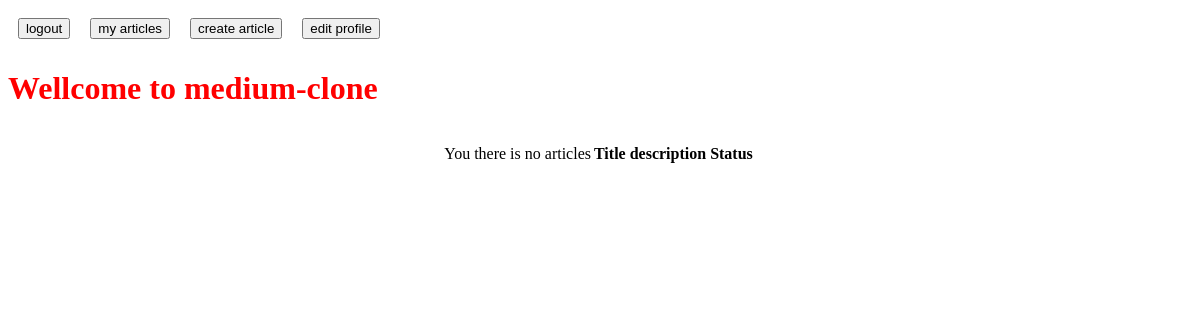
The app's page / (signed in), older data.
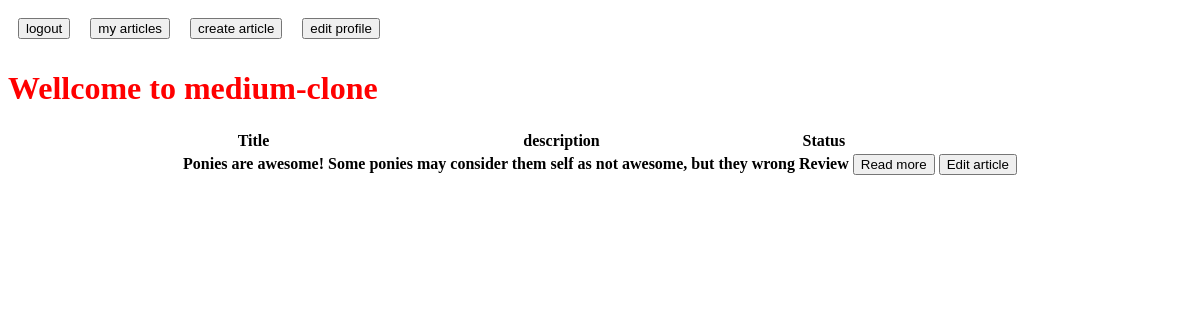
The same page, newer data.
### post_app/models.py (models this page shows)
class PostArticle(models.Model):
    title = models.CharField(max_length=64)
    description = models.CharField(max_length=128)
    text = models.CharField(max_length=1024)
    category = models.ForeignKey('Category', null=True, on_delete=models.SET_NULL)
    status = models.ForeignKey('Status', null=True, on_delete=models.SET_NULL)
    user = models.ForeignKey(User, null=True, on_delete=models.CASCADE)

class Status(models.Model):
    name = models.CharField(max_length=64)
    def __str__(self):
        return '{}'.format(self.name)

### post_app/views.py (the view)
class ArticleList(ListView):
    model = PostArticle
    template_name = 'post_app/post_list.html'
    context_object_name = 'article-list'
    paginate_by = 10
    def get_queryset(self):
        return self.model.objects.all()

### post_app/templates/post_app/post_list.html (shortened to what this page needs)
{% extends "global_templates/base.html" %}
{% block body %}
    <table>
    <tr>
        <th>Title</th> <th>description</th>
        <th>Status</th>
    </tr>
        {% for obj in object_list %}
            {% if obj.status == 'Live' or user == obj.user %}
                <tr>
                    <th>{{ obj.title }}</th>
                    <th>{{ obj.description }}</th>
                    <th>{{ obj.status }}</th>
                    <th>
                        <form action="{% url 'show-article' pk=obj.pk %}">
                            <input type='submit' value='Read more' >
                        </form>
                    </th>
                    <th>
                        {%  if user == obj.user %}
                            <form action="{% url 'article-edit' pk=obj.pk %}">
                                <input type='submit' value='Edit article' >
                            </form>
                        {% endif %}
                    </th>
                </tr>
            {% endif %}
        {% endfor %}
        {% if not object_list %}
            <p>You there is no articles</p>
        {% endif %}
    </table>
{% endblock %}

### global_templates/global_templates/base.html (shortened to what this page needs)
<!DOCTYPE html>
{% load static %}
<html lang="en">
<head>
    <link rel="stylesheet" href="{% static 'css/main.css' %} ">
</head>
<body>
<header>
    <nav>
        {% include 'global_templates/pagination.html' %}
    </nav>
</header>
<h1>Wellcome to medium-clone</h1>
    <div class="container">
        {% block body %}
        {% endblock %}
    </div>
</body>
</html>

### global_templates/global_templates/pagination.html
    {% if not user.is_authenticated %}
        <form action="{% url 'login' %}" method="GET">
            <input type="submit" value="login">
        </form>
        <form action="{% url 'register' %}" method="GET">
            <input type="submit" value="register">
        </form>
    {% else %}
        <form action="{% url 'logout' %}" method="GET">
            <input type="submit" value="logout">
        </form>
        <form action="{% url 'own-article-list' %}" method="GET">
            <input type="submit" value="my articles">
        </form>
        <form action="{% url 'article-create' %}" method="GET">
            <input type="submit" value="create article">
        </form>
        <form action="{% url 'edit-profile' %}" method="GET">
            <input type="submit" value="edit profile">
        </form>
    {% endif %}

### static/main/css/main.css (style rules this page uses)
h1 { color:red; }
nav { display: flex; }
nav form { padding: 10px; }
table { border: collapsed; }
.container { display: flex; justify-content: center; }

Row changes from the older to the newer data that the page shows:
added PostArticle: title "Ponies are awesome!", description "Some ponies may consider them self as not awesome, but they wrong", status "Review"
Text that changed along with them:
text no longer shown: "You there is no articles"
